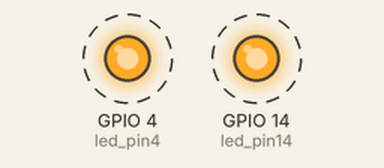
Simulated run of this sketch. Board: ESP32. On the bench: output pins drawn as LEDs (lit = HIGH). Dashed ring = blinking. What the sketch prints to the serial monitor is not drawn.

Above: at 0.05 s.
Timing chart, 0 to 3.0 s (numbered marks = the images above):
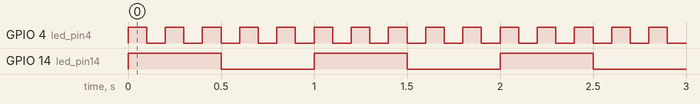

The sketch:

Part2_Blinky2.ino
```cpp
/*
Making the LED blink at different rates, that means creating another thread or tasks just like that one we
had on the first Blinky program and setting the delay to something different:
For this I just used two different LEDs instead (pin 14 and pin 4)
*/

#if CONFIG_FREERTOS_UNICORE
static const BaseType_t app_cpu = 0;
#else
static const BaseType_t app_cpu = 1;
#endif


// Pins
static const int led_pin14 = 14;
static const int led_pin4 = 4;

// Our task: Blink an LED
void toggleLED500(void *parameter)    // for FreeRTOS you pass a void pointer as parameter. for not lets keep it simple and dont pass any arguments
{
 while(true)
 {
   digitalWrite(led_pin14, HIGH);          //turn LED on
   vTaskDelay(500 / portTICK_PERIOD_MS); //wait for 500 ms (miliseconds)
   digitalWrite(led_pin14, LOW);           //turn LED off
   vTaskDelay(500 / portTICK_PERIOD_MS); //wait for 500 ms
 }
}


void toggleLED100(void *parameter)    // for FreeRTOS you pass a void pointer as parameter. for not lets keep it simple and dont pass any arguments
{
 while(true)
 {
   digitalWrite(led_pin4, HIGH);          //turn LED on
   vTaskDelay(100 / portTICK_PERIOD_MS); //wait for 100 ms (miliseconds)
   digitalWrite(led_pin4, LOW);           //turn LED off
   vTaskDelay(100 / portTICK_PERIOD_MS); //wait for 100 ms
 }
}


void setup() {
 // Configure pin
 pinMode(led_pin14, OUTPUT);
 pinMode(led_pin4, OUTPUT);

 // Task to run forever
 xTaskCreatePinnedToCore(    // Use xTaskCreate() in vanilla FreeRTOS
           toggleLED500,        // Function to be called (The one we just created above)
           "Toggle LED 500ms",     // Name of task
           1024,             // Stack size (bytes in ESP32, words in FreeRTOS)
           NULL,             // Paremeters to pass to function
           1,                // Task priority (0 to configMAX_PRIORITIES - 1)
           NULL,             // Task to handle
           app_cpu);

// Task to run forever
 xTaskCreatePinnedToCore(    // Use xTaskCreate() in vanilla FreeRTOS
           toggleLED100,        // Function to be called (The one we just created above)
           "Toggle LED 100ms",     // Name of task
           1024,             // Stack size (bytes in ESP32, words in FreeRTOS)
           NULL,             // Paremeters to pass to function
           1,                // Task priority (0 to configMAX_PRIORITIES - 1)
           NULL,             // Task to handle
           app_cpu);
}

void loop() {
  Serial.begin(9600);
  Serial.println("Printing...");
  vTaskDelay(500 / portTICK_PERIOD_MS);
}
```

Measured:
- by itself, GPIO 4 (led_pin4): alternates HIGH for 0.10 s and LOW for 0.10 s
- by itself, GPIO 14 (led_pin14): alternates HIGH for 0.50 s and LOW for 0.50 s
